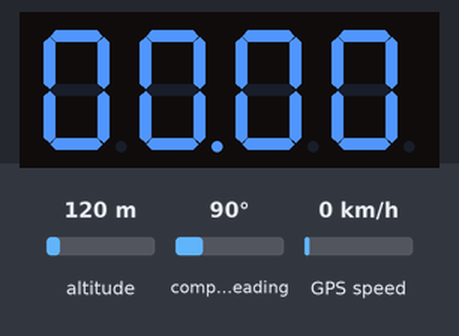
This sketch was run on a simulated Arduino Uno, built with avr-gcc and run on an emulated ATmega328P. Parts: 4-digit seven-segment display. Wiring (inferred from the names in the program): 4-digit 7-segment display, segments lit when HIGH: segments pin 15, pin 10, pin 7, pin 5, pin 4, pin 14, pin 8, pin 6; digit selects pin 16, pin 12, pin 11, pin 9. The inputs (shaded band) are chosen by the test bench; at power-on: GPS speed 0 km/h, altitude 120 m, compass heading 90°. The GPS gets a fix after 3 s at 37.7749, -122.4194 with 8 satellites; the segment pins are drawn as the display they are named for.

Above: at 1.6 s.
1.7 s: GPS speed set to 2 km/h
At 4.9 s:
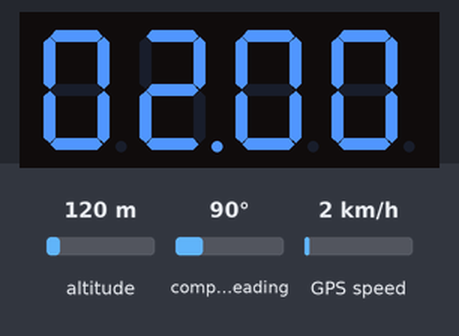
5.2 s: GPS speed set to 30 km/h
At 6.9 s:
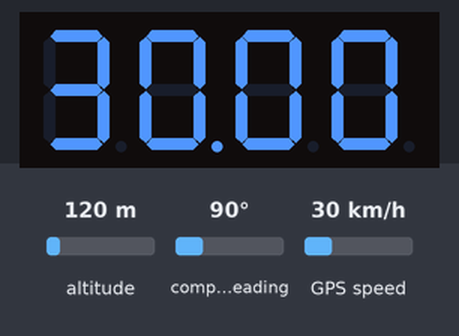
7.7 s: GPS speed set to 60 km/h
At 9.3 s:
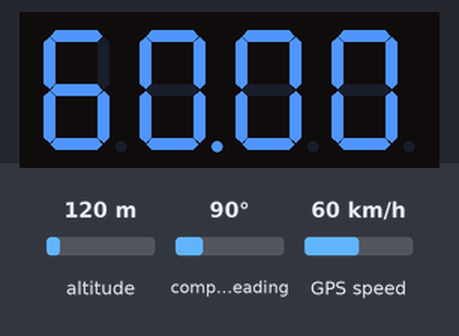
Timing chart, 0 to 10.8 s (numbered marks = the images above; inputs shaded):
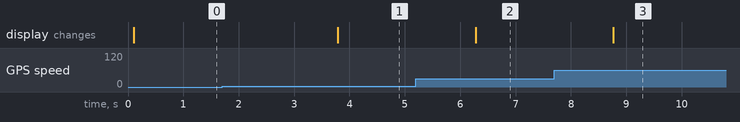

The sketch:

speedo.ino
```cpp
#include <SoftwareSerial.h>
#include <TinyGPS.h>
#define RXPIN 3
#define TXPIN 2

//5461AS pins
#define SEG_E 4
#define SEG_D 5
#define SEG_DP 6
#define SEG_C 7
#define SEG_G 8
#define DIG_4 9
#define SEG_B 10
#define DIG_3 11
#define DIG_2 12
#define SEG_F 14
#define SEG_A 15
#define DIG_1 16

#define DELAY_T 5

TinyGPS gps;
SoftwareSerial ss(RXPIN, TXPIN);

void display_int(int dig, int num);

//bits
bool bits[10][7] = {
  {1,1,1,1,1,1,0},
  {0,1,1,0,0,0,0},
  {1,1,0,1,1,0,1},
  {1,1,1,1,0,0,1},
  {0,1,1,0,0,1,1},
  {1,0,1,1,0,1,1},
  {1,0,1,1,1,1,1},
  {1,1,1,0,0,0,0},
  {1,1,1,1,1,1,1},
  {1,1,1,1,0,1,1}
};

int dig_1;
int dig_2;
int dig_3;
int dig_4;

float num;

void setup(){
  Serial.begin(19200);
  ss.begin(9600);
  pinMode(DIG_1,OUTPUT);
  pinMode(DIG_2,OUTPUT);
  pinMode(DIG_3,OUTPUT);
  pinMode(DIG_4,OUTPUT);
  pinMode(SEG_A,OUTPUT);
  pinMode(SEG_B,OUTPUT);
  pinMode(SEG_C,OUTPUT);
  pinMode(SEG_D,OUTPUT);
  pinMode(SEG_E,OUTPUT);
  pinMode(SEG_F,OUTPUT);
  pinMode(SEG_G,OUTPUT);
  pinMode(SEG_DP,OUTPUT);
}

void loop(){
  int i = 100;
  while(ss.available())
  {
    i++;
    if(gps.encode(ss.read()))
    {
       //gps.f_get_position(&lat, &lon, &age);
       //Serial.println(num);

        num = gps.f_speed_kmph();

        //Calculate digits
        dig_1 = (int)(num / 10);
        dig_2 = (int)(num) % 10;
        dig_3 = (int)(num*10) % 10;
        dig_4 = (int)(num*100) % 10;
    }
  }

  for(int i = 0; i < 20; i++)
  {
    display_int(1, dig_1);
    delay(DELAY_T);
    display_int(2, dig_2);
    delay(DELAY_T);
    display_int(3, dig_3);
    delay(DELAY_T);
    display_int(4, dig_4);
    delay(DELAY_T);
  }
}

void display_int(int dig, int num) {
  digitalWrite(DIG_1, HIGH);
  digitalWrite(DIG_2, HIGH);
  digitalWrite(DIG_3, HIGH);
  digitalWrite(DIG_4, HIGH);

  switch(dig)
  {
    case 1:
      digitalWrite(DIG_1, LOW);
      break;
    case 2:
      digitalWrite(DIG_2, LOW);
      break;
    case 3:
      digitalWrite(DIG_3, LOW);
      break;
    case 4:
      digitalWrite(DIG_4, LOW);
      break;
  }

  digitalWrite(SEG_A, bits[num][0]);
  digitalWrite(SEG_B, bits[num][1]);
  digitalWrite(SEG_C, bits[num][2]);
  digitalWrite(SEG_D, bits[num][3]);
  digitalWrite(SEG_E, bits[num][4]);
  digitalWrite(SEG_F, bits[num][5]);
  digitalWrite(SEG_G, bits[num][6]);
  if(dig == 2)
    digitalWrite(SEG_DP, HIGH);
  else
    digitalWrite(SEG_DP, LOW);
}
```

Measured:
- after the input at 1.7 s, the display: changes after 2.1 s (image 1)
- after the input at 5.2 s, the display: changes after 1.1 s (image 2)
- after the input at 7.7 s, the display: changes after 1.1 s (image 3)
